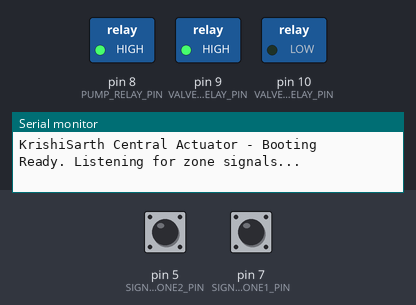
Bench run of a sketch on a simulated Arduino Uno, built with avr-gcc and run on an emulated ATmega328P. Parts: switched loads named in the sketch (green lamp = pin HIGH), the last lines printed to the serial monitor. Inputs (shaded band) come from the test bench; at power-on: pin 5 (SIGNAL_ZONE2_PIN) HIGH, pin 7 (SIGNAL_ZONE1_PIN) HIGH.

Above: at 1.7 s.
1.8 s: pin 5 (SIGNAL_ZONE2_PIN) pulled LOW for 0.15 s
At 1.97 s:
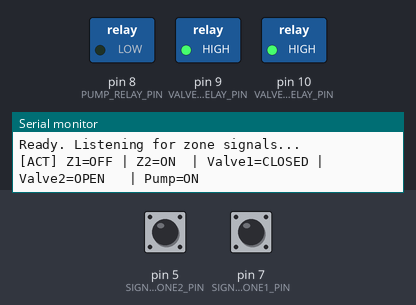
3.5 s: pin 7 (SIGNAL_ZONE1_PIN) pulled LOW for 0.15 s
At 3.68 s:
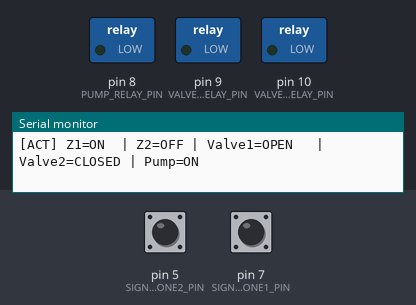
5.2 s: pin 7 (SIGNAL_ZONE1_PIN) pulled LOW for 3.2 s
At 9.0 s:
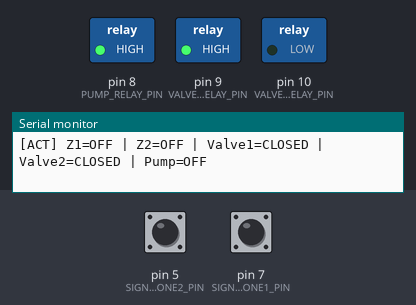
10.0 s: pin 5 (SIGNAL_ZONE2_PIN) pulled LOW for 3.2 s
At 11.5 s:
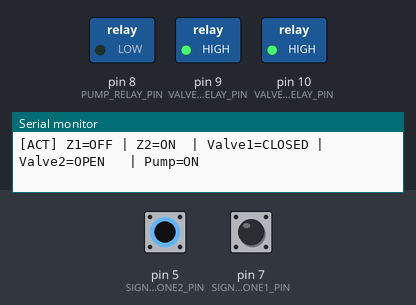
14.8 s: pin 5 (SIGNAL_ZONE2_PIN) driven LOW and pin 7 (SIGNAL_ZONE1_PIN) driven LOW
At 15.4 s:
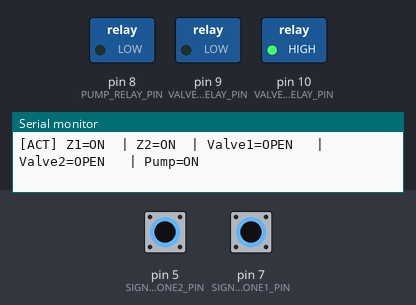
Timing chart, 0 to 17.4 s (numbered marks = the images above; inputs shaded):
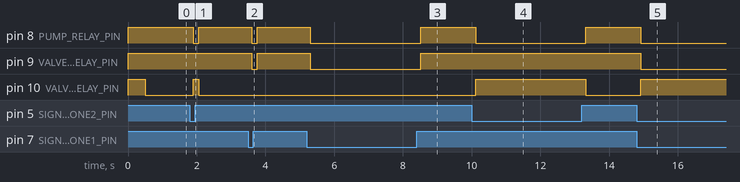

Measured:
- after the input at 1.8 s, pin 8 (PUMP_RELAY_PIN): HIGH → LOW after 0.10 s, → HIGH 0.15 s later; pin 10 (VALVE2_RELAY_PIN): LOW → HIGH after 0.10 s, → LOW 0.15 s later
- after the input at 3.5 s, pin 8 (PUMP_RELAY_PIN), pin 9 (VALVE1_RELAY_PIN): HIGH → LOW after 0.10 s, → HIGH 0.15 s later
- after the input at 5.2 s, pin 8 (PUMP_RELAY_PIN), pin 9 (VALVE1_RELAY_PIN): HIGH → LOW after 0.11 s, → HIGH 3.2 s later
- after the input at 10.0 s, pin 8 (PUMP_RELAY_PIN): HIGH → LOW after 0.11 s, → HIGH 3.2 s later; pin 10 (VALVE2_RELAY_PIN): LOW → HIGH after 0.11 s, → LOW 3.2 s later
- after the input at 14.8 s, pin 8 (PUMP_RELAY_PIN), pin 9 (VALVE1_RELAY_PIN): HIGH → LOW after 0.12 s; pin 10 (VALVE2_RELAY_PIN): LOW → HIGH after 0.12 s

The sketch:

central_actuator.ino
```cpp
// KrishiSarth Central Actuator
// Arduino Uno
//
// ─── HARDWARE LAYOUT ────────────────────────────────────────────
//   2-Channel Relay Module (Songle SRD-05VDC-SL-C)
//     IN1  ──► Arduino D8   → PUMP
//     IN2  ──► Arduino D9   → ZONE 1 VALVE
//     VCC  ──► Arduino 5V
//     GND  ──► Arduino GND
//
//   1-Channel Relay Module (Songle SRD-05VDC-SL-C)
//     IN1  ──► Arduino D10  → ZONE 2 VALVE
//     VCC  ──► Arduino 5V
//     GND  ──► Arduino GND
//
//   NodeMCU Z1 D1  ──► Arduino D7   (Zone 1 irrigation signal)
//   NodeMCU Z2 D1  ──► Arduino D5   (Zone 2 irrigation signal)
//
// ─── SAFETY ─────────────────────────────────────────────────────
//   We now use active-LOW signaling from the ESP8266s.
//   The Arduino uses its internal INPUT_PULLUP resistors.
//   If a wire is unplugged or the ESP is booting, the pin is
//   pulled HIGH internally, which safely means "OFF".
//   NO EXTERNAL RESISTORS ARE NEEDED!
// ────────────────────────────────────────────────────────────────

const uint8_t SIGNAL_ZONE1_PIN  = 7;
const uint8_t SIGNAL_ZONE2_PIN  = 5;

const uint8_t PUMP_RELAY_PIN    = 8;   // 2-ch relay IN1
const uint8_t VALVE1_RELAY_PIN  = 9;   // 2-ch relay IN2
const uint8_t VALVE2_RELAY_PIN  = 10;  // 1-ch relay IN1

// 2-channel relay module (pump + valve1) — active-LOW:
//   LOW  = relay energised (circuit CLOSED / device ON)
//   HIGH = relay de-energised (circuit OPEN / device OFF)
const uint8_t RELAY_ON  = LOW;
const uint8_t RELAY_OFF = HIGH;

// 1-channel relay module (valve2) — logic is INVERTED vs 2-channel module.
// This happens when the module is active-HIGH, OR when it is wired to the
// NC (Normally Closed) terminal instead of NO (Normally Open).
// Set true  → software inverts the signal so ON=ON, OFF=OFF.
// Set false → if you rewire to NO terminal or get a matching module.
const bool VALVE2_INVERT = true;

// How many consecutive identical reads before accepting a signal change.
// At 50 ms loop delay, DEBOUNCE_COUNT = 3 means 150 ms debounce time.
const uint8_t  DEBOUNCE_COUNT          = 3;
const unsigned long LOOP_DELAY_MS      = 50UL;
const unsigned long STATUS_PRINT_INTERVAL_MS = 2000UL;
const unsigned long STARTUP_SETTLE_MS  = 500UL;   // wait for ESPs to stabilise

// ── State ────────────────────────────────────────────────────────
bool confirmedZone1 = false;
bool confirmedZone2 = false;
bool lastPumpState  = false;

uint8_t zone1Ticks = 0;   // debounce counters
uint8_t zone2Ticks = 0;

unsigned long lastStatusPrintAt = 0;

// ── Relay helper ─────────────────────────────────────────────────
void setRelay(uint8_t pin, bool enable) {
  digitalWrite(pin, enable ? RELAY_ON : RELAY_OFF);
}

// ── Serial status print ──────────────────────────────────────────
void printState(bool z1, bool z2, bool pump) {
  Serial.print("[ACT] Z1=");
  Serial.print(z1 ? "ON " : "OFF");
  Serial.print(" | Z2=");
  Serial.print(z2 ? "ON " : "OFF");
  Serial.print(" | Valve1=");
  Serial.print(z1 ? "OPEN  " : "CLOSED");
  Serial.print(" | Valve2=");
  Serial.print(z2 ? "OPEN  " : "CLOSED");
  Serial.print(" | Pump=");
  Serial.println(pump ? "ON" : "OFF");
}

// ── Debounce a single signal pin ─────────────────────────────────
// Returns true if the pin is actively pulled LOW (requested).
bool readSignal(uint8_t pin, bool currentConfirmed, uint8_t &ticks) {
  // Active-LOW: LOW means the ESP is requesting irrigation
  bool isRequested = (digitalRead(pin) == LOW);

  if (isRequested == currentConfirmed) {
    ticks = 0;
    return currentConfirmed;
  }

  ticks++;
  if (ticks >= DEBOUNCE_COUNT) {
    ticks = 0;
    return isRequested;   // accept the change
  }

  return currentConfirmed;  // not yet stable, hold old value
}

// ── Apply relays & print on change ───────────────────────────────
void applyOutputs(bool z1, bool z2) {
  const bool pump = z1 || z2;

  setRelay(VALVE1_RELAY_PIN, z1);
  setRelay(VALVE2_RELAY_PIN, VALVE2_INVERT ? !z2 : z2);  // invert if 1-ch relay logic is flipped
  setRelay(PUMP_RELAY_PIN,   pump);

  const bool changed =
    z1   != confirmedZone1 ||
    z2   != confirmedZone2 ||
    pump != lastPumpState;

  if (changed || millis() - lastStatusPrintAt >= STATUS_PRINT_INTERVAL_MS) {
    printState(z1, z2, pump);
    lastStatusPrintAt = millis();
  }

  confirmedZone1 = z1;
  confirmedZone2 = z2;
  lastPumpState  = pump;
}

// ── Setup ────────────────────────────────────────────────────────
void setup() {
  Serial.begin(9600);
  Serial.println();
  Serial.println("KrishiSarth Central Actuator - Booting");

  // Use internal pull-ups.
  // HIGH = idle/disconnected, LOW = active/irrigating.
  pinMode(SIGNAL_ZONE1_PIN, INPUT_PULLUP);
  pinMode(SIGNAL_ZONE2_PIN, INPUT_PULLUP);

  // Relay outputs — drive HIGH first (de-energise) before setting OUTPUT
  // to prevent a brief relay click on power-up.
  digitalWrite(PUMP_RELAY_PIN,   RELAY_OFF);
  digitalWrite(VALVE1_RELAY_PIN, RELAY_OFF);
  digitalWrite(VALVE2_RELAY_PIN, RELAY_OFF);
  pinMode(PUMP_RELAY_PIN,   OUTPUT);
  pinMode(VALVE1_RELAY_PIN, OUTPUT);
  pinMode(VALVE2_RELAY_PIN, OUTPUT);

  // Give ESPs time to boot and pull signals LOW (idle) before we start reading.
  delay(STARTUP_SETTLE_MS);

  Serial.println("Ready. Listening for zone signals...");
}

// ── Loop ─────────────────────────────────────────────────────────
void loop() {
  bool z1 = readSignal(SIGNAL_ZONE1_PIN, confirmedZone1, zone1Ticks);
  bool z2 = readSignal(SIGNAL_ZONE2_PIN, confirmedZone2, zone2Ticks);

  applyOutputs(z1, z2);
  delay(LOOP_DELAY_MS);
}
```
